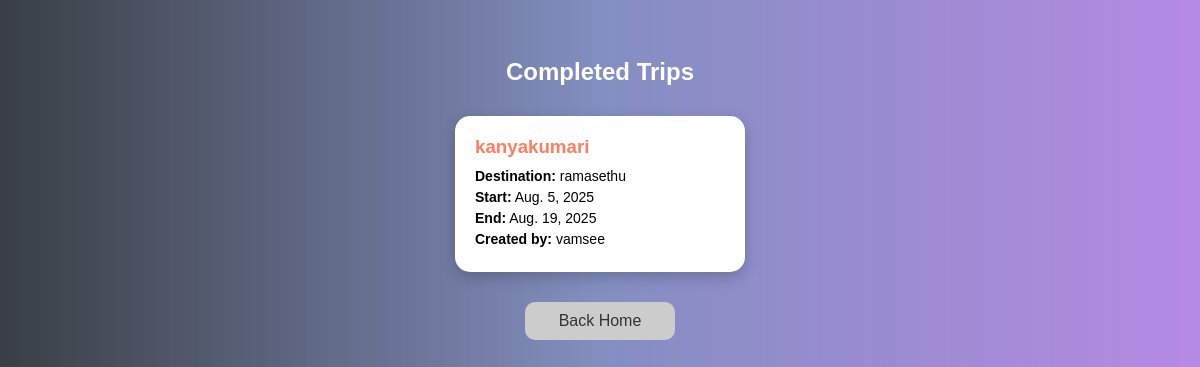
The page /trip-list/ on the database its author committed.
### trip/models.py (models this page shows, shortened)
class Trip(models.Model):
    name = models.CharField(max_length=200)
    destination = models.CharField(max_length=200)
    start_date = models.DateField()
    end_date = models.DateField()
    participants = models.TextField(default="[]")  # store as JSON string
    budget = models.DecimalField(max_digits=10, decimal_places=2, default=0)
    created_by = models.ForeignKey(User, on_delete=models.CASCADE)
    created_at = models.DateTimeField(auto_now_add=True)  # ✅ Trip timestamp

### trip/views.py (the view)
# urls.py: path('trip-list/', views.trip_list, name='trip_list'),
def trip_list(request):
    today = timezone.now().date()
    completed_trips = Trip.objects.filter(end_date__lt=today)
    return render(request, 'trip/trip_list.html', {'trips': completed_trips})

### trip/templates/trip/trip_list.html (shortened to what this page needs)
{%load static%}
<!DOCTYPE html>
<html lang="en">
<head>
</head>
<body>
    <h2>Completed Trips</h2>
    <div class="card-container">
        {% for trip in trips %}
        <a href="{% url 'trip_dashboard' trip.id %}" class="card-link">
            <div class="card">
                <h3>{{ trip.name }}</h3>
                <p><strong>Destination:</strong> {{ trip.destination }}</p>
                <p><strong>Start:</strong> {{ trip.start_date }}</p>
                <p><strong>End:</strong> {{ trip.end_date }}</p>
                <p><strong>Created by:</strong> {{ trip.created_by.username }}</p>
            </div>
        </a>
        {% empty %}
        <p style="text-align:center;">No completed trips yet.</p>
        {% endfor %}
    </div>
    <a href="{% url 'home' %}" class="back-btn">Back Home</a>
</body>
</html>

### trip/templates/trip/trip_list.html (style rules this page uses)
body { font-family: Arial, sans-serif; background: linear-gradient(to right, #11181ed4, #4354a0a8, #6d17c981); padding: 30px; }
h2 { text-align: center; color: #ffffff; margin-bottom: 30px; }
.card-container { display: flex; flex-wrap: wrap; justify-content: center; gap: 20px; }
.card { background: #fff; width: 250px; padding: 20px; border-radius: 15px; box-shadow: 0 5px 15px rgba(0, 0, 0, 0.2); transition: transform 0.2s; }
.card h3 { margin: 0 0 10px 0; color: #ff7e5f; }
.card p { margin: 5px 0; font-size: 14px; }
a.card-link { text-decoration: none; color: inherit; }
.back-btn { display: block; width: 150px; text-align: center; margin: 30px auto 0 auto; padding: 10px 0; background: #ccc; color: #333; border-radius: 10px; text-decoration: none; }

### rows shown on the page
Trip: name "kanyakumari", destination "ramasethu", start_date "Aug. 5, 2025", end_date "Aug. 19, 2025", created_by.username "vamsee"
